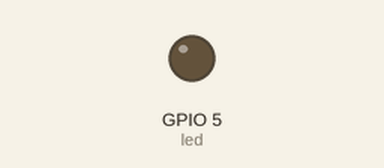
The sketch below on a simulated ESP32. Parts: output pins drawn as LEDs (lit = HIGH).

Above: at 0.15 s.
At 37.0 s:
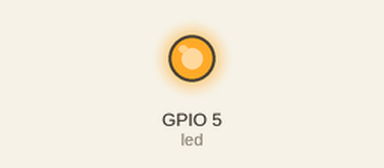
Timing chart, 0 to 40.0 s (numbered marks = the images above):
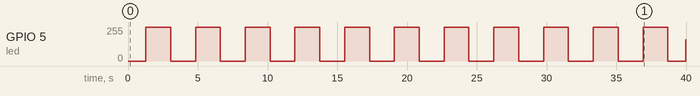

The sketch:

esp32-led_pwm.ino
```cpp
const int led = 5;

void setup()
{
  pinMode(led, OUTPUT);
}

void loop()
{
  for (int i = 0; i <= 255; i++)
  {
    analogWrite(led, i);
    delay(5);
  }
  delay(500);

  for (int i = 255; i >= 0; i--)
  {
    analogWrite(led, i);
    delay(5);
  }
  delay(500);
}
```

Measured:
- by itself, GPIO 5 (led): 0/255 → 255/255 at 1.3 s, → 0/255 1.8 s later, → 255/255 1.8 s later, → 0/255 1.8 s later, … (23 changes in this stretch)
